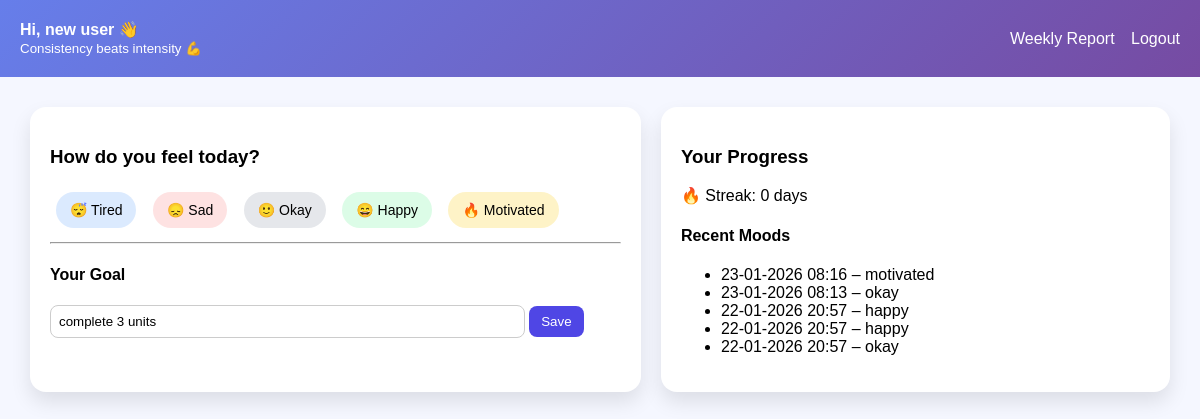
The page / (signed in) on the database its author committed.
### tables this page shows
CREATE TABLE users (
            id INTEGER PRIMARY KEY AUTOINCREMENT,
            username TEXT UNIQUE,
            password TEXT,
            goal TEXT
        );

CREATE TABLE history (
            id INTEGER PRIMARY KEY AUTOINCREMENT,
            user_id INTEGER,
            mood TEXT,
            score INTEGER,
            plan TEXT,
            date TEXT
        );

### app.py (the view, shortened to what this page needs)
@app.route("/", methods=["GET", "POST"])
def home():
    if "user_id" not in session:
        return redirect("/login")
    con = get_db()
    cur = con.cursor()
    cur.execute("SELECT username, goal FROM users WHERE id=?", (session["user_id"],))
    row = cur.fetchone()
    if not row:
        session.clear()
        con.close()
        return redirect("/login")
    username, goal = row
    cur.execute("""
        SELECT score, mood, date FROM history
        WHERE user_id=? ORDER BY id DESC LIMIT 30
    """, (session["user_id"],))
    rows = cur.fetchall()
    scores = [r[0] for r in rows]
    moods = [r[1] for r in rows]
    dates = [r[2][:10] for r in rows]
    avg_score = round(sum(scores) / len(scores), 2) if scores else None
    streak = 0
    today = datetime.now().date()
    seen = set(dates)
    while today.strftime("%d-%m-%Y") in seen:
        streak += 1
        today -= timedelta(days=1)
    motivated_days = moods.count("motivated")
    badges = get_badges(streak, motivated_days)
    tip = daily_tip(avg_score)
    plan = None
    cur.execute("""
        SELECT mood, date FROM history
        WHERE user_id=? ORDER BY id DESC LIMIT 5
    """, (session["user_id"],))
    past = cur.fetchall()
    con.close()
    return render_template(
        "index.html",
        username=username,
        goal=goal,
        plan=plan,
        past=past,
        badges=badges,
        tip=tip,
        streak=streak
    )

### app.py (called while the page is built)
def get_db():
    return sqlite3.connect("moods.db")

def get_badges(streak, motivated_days):
    badges = []
    if streak >= 3:
        badges.append("🔥 3-Day Streak")
    if streak >= 7:
        badges.append("🏆 7-Day Streak")
    if motivated_days >= 5:
        badges.append("💪 5 Motivated Days")
    return badges

def daily_tip(avg_score):
    if avg_score is None:
        return "Start your journey today 🌱"
    if avg_score < 4:
        return "Take it easy today. Small steps matter 💙"
    if avg_score > 7:
        return "You're on fire! Push your limits 🔥"
    return "Consistency beats intensity 💪"

### templates/index.html (shortened to what this page needs)
<!DOCTYPE html>
<html>
<head>
</head>
<body>
<div class="top">
    <div>
        <strong>Hi, {{ username }} 👋</strong><br>
        <small>{{ tip }}</small>
    </div>
    <div>
        <a href="/summary">Weekly Report</a>
        <a href="/logout">Logout</a>
    </div>
</div>
<div class="grid">
    <div class="card">
        <h3>How do you feel today?</h3>
        <form method="post" class="moods">
            <button name="mood" value="tired" class="tired">😴 Tired</button>
            <button name="mood" value="sad" class="sad">😞 Sad</button>
            <button name="mood" value="okay" class="okay">🙂 Okay</button>
            <button name="mood" value="happy" class="happy">😄 Happy</button>
            <button name="mood" value="motivated" class="motivated">🔥 Motivated</button>
        </form>
        <hr>
        <div class="goal-box">
            <h4>Your Goal</h4>
            <form method="post">
                <input type="text" name="goal" placeholder="Set your study goal" value="{{ goal or '' }}">
                <button type="submit">Save</button>
            </form>
        </div>
    </div>
    <div class="card">
        <h3>Your Progress</h3>
        <p>🔥 Streak: {{ streak }} days</p>
        <h4>Recent Moods</h4>
        <ul>
            {% for m, d in past %}
            <li>{{ d }} – {{ m }}</li>
            {% endfor %}
        </ul>
    </div>
</div>
</body>
</html>

### templates/index.html (style rules this page uses)
body { font-family: Arial; background: #f5f7ff; margin: 0; }
.top { background: linear-gradient(135deg,#667eea,#764ba2); color: white; padding: 20px; display: flex; justify-content: space-between; align-items: center; }
.grid { padding: 30px; display: grid; grid-template-columns: 1.2fr 1fr; gap: 20px; }
.card { background: white; padding: 20px; border-radius: 16px; box-shadow: 0 10px 20px rgba(0,0,0,0.1); }
.moods button { margin: 6px; padding: 10px 14px; border-radius: 20px; border: none; cursor: pointer; font-size: 14px; }
.tired { background:#dbeafe; }
.sad { background:#fee2e2; }
.okay { background:#e5e7eb; }
.happy { background:#dcfce7; }
.motivated { background:#fef3c7; }
.goal-box input { width:80%; padding:8px; border-radius:8px; border:1px solid #ccc; }
.goal-box button { padding:8px 12px; border:none; border-radius:8px; background:#4f46e5; color:white; cursor:pointer; }
a { color:white; text-decoration:none; margin-left:12px; }

### rows shown on the page
users: username "new user", goal "complete 3 units"
history: date "23-01-2026 08:16", mood "motivated"
history: date "23-01-2026 08:13", mood "okay"
history: date "22-01-2026 20:57", mood "happy"
history: date "22-01-2026 20:57", mood "happy"
history: date "22-01-2026 20:57", mood "okay"

### other values the page prints
{{ tip }} "Consistency beats intensity 💪"
{{ streak }} "0"
